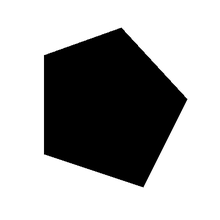
%> input picture Chen_bo_模式识别/Lab3/pentagon.bmp, 220 x 220 px, shrunk from 400 x 400 before the run
$ octave part2_lines_standard.m   (GNU Octave 9; MATLAB toolbox functions it lacks are replaced by stand-ins)
%> lines starting %> are read from the running program, lines starting %| are printed output that depends on the picture; in (x1, y1, x2, y2) boxes, pixels count from 0 and x2, y2 are one past the last pixel; in counts of white or black regions, pixels touching at a corner belong together; the program's own positions count from 1; long printed decimals are rounded
clear;
close all;
A=imread('pentagon.bmp');
%> A is the input picture: size 220x220x3 uint8; min 0, max 255, mean 171.2

[h,w,p]=size(A);
%> h = 220; w = 220; p = 3
if p==3, A=rgb2gray(A); end

E=edge(A);
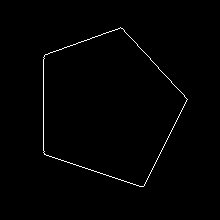
%> E: size 220x220 logical; 0.9% white in thin lines or dots, all inside (x1, y1, x2, y2) = (43, 27, 188, 187)

KMAX=1000;
BMAX=1000;

kmax=5;
bmax=1000;

[h,w]=size(A);

for mode=1:2
    H=zeros(KMAX,BMAX);
    tic;
    if mode==2
        dk=2*kmax/(KMAX-1);
        sb=(BMAX-1)/(2*bmax);
        kt=(0:KMAX-1)*dk-kmax;
    end
    for x=1:w
        for y=1:h
            if E(y,x)==1
                for KI=1:KMAX
                    if mode==1
                        k=(KI-1)*(2*kmax)/(KMAX-1)-kmax;
                        b=-x*k+y;
                        BI=round((b+bmax)*(BMAX-1)/(2*bmax)+1);
                    else
                        b=-x*kt(KI)+y;
                        BI=round((b+bmax)*sb+1);
                    end
                    if BI>=1 && BI<=BMAX
                        H(KI,BI)=H(KI,BI)+1;
                    end
                end
            end
        end
    end
    elapsed(mode)=toc;
end
%> after the loop, BI = 81; b = -840; dk = 0.01; elapsed = [3.03 2.86]; k = 5; kt = 1000 values from -5 to 5; sb = 0.499
fprintf('Original: %.6f s; optimized: %.6f s; speedup: %.3fx\n', ...
    elapsed(1),elapsed(2),elapsed(1)/elapsed(2));
%| Original: 3.025 s; optimized: 2.855 s; speedup: 1.059x

figure,imshow(-H,[]),title('Hough space (k,b)');
%> after `imshow(-H,[])`:
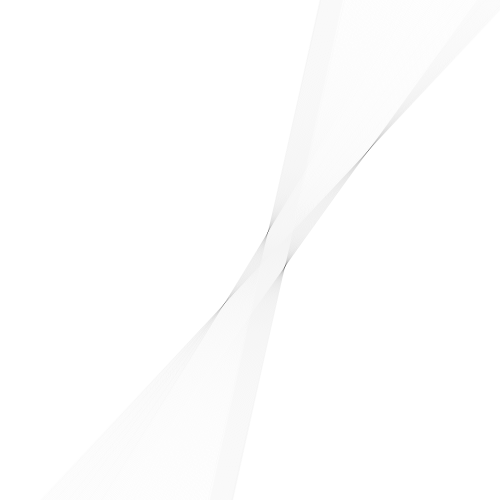
%> displayed picture: size 1000x1000, on the screen's scale of 0 to 255 (shown at 1/2 size); min 0, max 255, mean 253.8

for Pass=1:4
    [Hbest,index]=max(H(:));
    [KIbest,BIbest]=ind2sub(size(H),index);
    kbest=(KIbest-1)*(2*kmax)/(KMAX-1)-kmax;
    bbest=(BIbest-1)*(2*bmax)/(BMAX-1)-bmax;
    for x=1:w
        y=round(kbest*x+bbest);
        if y>=1 && y<=h
            A(y,x)=0;
        end
    end

    d=5;
    H(max(1,KIbest-d):min(KMAX,KIbest+d), ...
      max(1,BIbest-d):min(BMAX,BIbest+d))=0;
end
%> this loop made 4 passes
%> (Hbest, index, KIbest, BIbest, kbest, bbest) on passes 1 to 4: (95, 570533, 533, 571, 0.325, 141.1), (88, 736302, 302, 737, -1.99, 473.5), (77, 535465, 465, 536, -0.355, 71.07), (71, 448608, 608, 449, 1.08, -103.1)
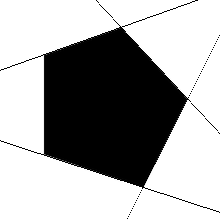
%> A: size 220x220 uint8; min 0, max 255, mean 168.3
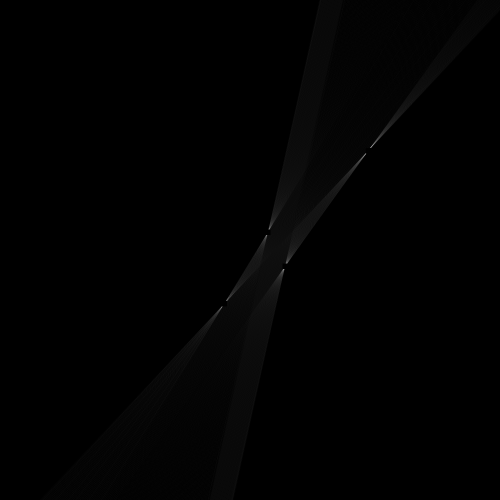
%> H: size 1000x1000 double (shown at 1/2 size); min 0, max 64, mean 0.4; drawn with min black and max white
figure,imshow(A),title('Four detected lines');
